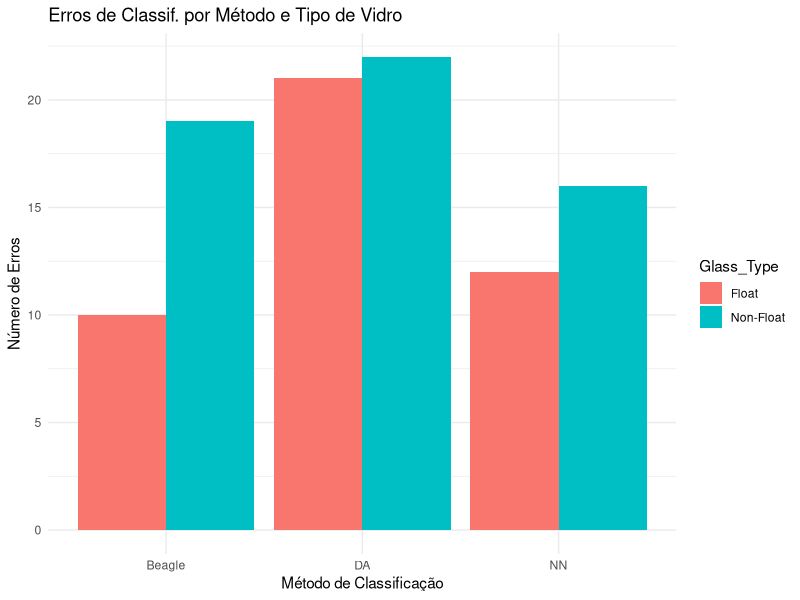

Write R code to recreate this figure.
## ---- chunk 1
### Carregar pacotes necessários
library(mlbench)

### Carregar a base de dados Glass do pacote mlbench
data("Glass", package = "mlbench")
## ---- chunk 2
### Dados dos erros de classificação
erros_classificacao <- data.frame(
  Method = c("Beagle", "Beagle", "NN", "NN", "DA", "DA"),
  Glass_Type = c("Float", "Non-Float", "Float", "Non-Float", "Float", "Non-Float"),
  Errors = c(10, 19, 12, 16, 21, 22)
)

### Gráfico de barras dos erros de classificação
library(ggplot2)
ggplot(erros_classificacao, aes(x = Method, y = Errors, fill = Glass_Type)) +
  geom_bar(stat = "identity", position = "dodge") +
  labs(title = "Erros de Classif. por Método e Tipo de Vidro",
       x = "Método de Classificação", y = "Número de Erros") +
  theme_minimal()
## ---- chunk 3
dim(Glass)
## ---- chunk 4
str(Glass)
## ---- chunk 5
table(Glass$Type)
## ---- chunk 6
summary(Glass)
## ---- chunk 7
sum(is.na(Glass))
## ---- chunk 8
round(prop.table(table(Glass$Type)) * 100, 2)
